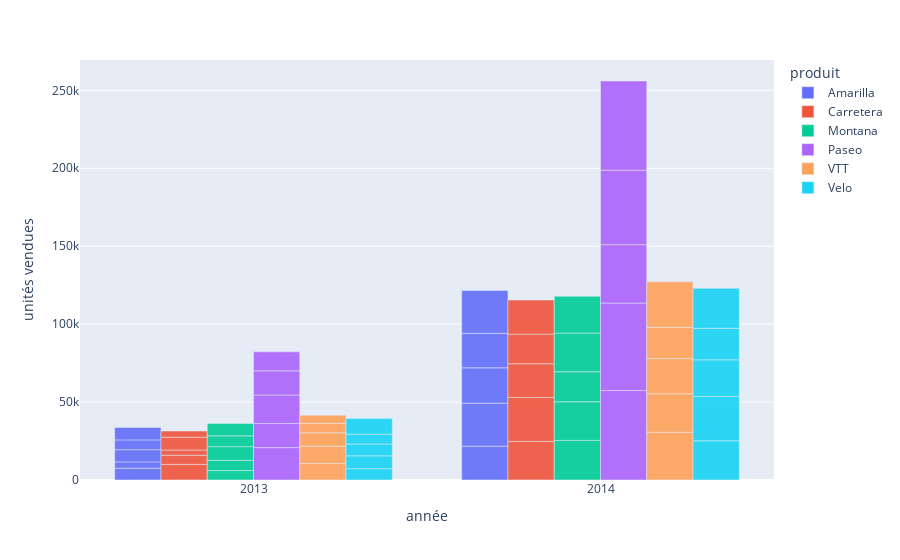

Write notebook code for a chart like this one.
### Code cell
df_production = df.groupby(["pays","produit","année"],as_index=False)["unités vendues"].sum()
barchart_production = px.bar(
    data_frame= df_production,
    x="année",
    y="unités vendues",
    color="produit",               
    opacity=0.9,                  
    orientation="v",              
    barmode='group',
    hover_name = "pays") 
barchart_production

### Figure 1 — Plotly figure (JSON) as saved in the notebook; plotly's stock layout.template omitted (floating-point values rounded to 4 significant figures)
{"data": [{"alignmentgroup": "True", "hovertemplate": "<b>%{hovertext}</b><br><br>produit=Amarilla<br>année=%{x}<br>unités vendues=%{y}<extra></extra>", "hovertext": ["Canada", "Canada", "France", "France", "Germany", "Germany", "Mexico", "Mexico", "United States of America", "United States of America"], "legendgroup": "Amarilla", "marker": {"color": "#636efa", "opacity": 0.9, "pattern": {"shape": ""}}, "name": "Amarilla", "offsetgroup": "Amarilla", "orientation": "v", "showlegend": true, "textposition": "auto", "type": "bar", "x": ["2013", "2014", "2013", "2014", "2013", "2014", "2013", "2014", "2013", "2014"], "xaxis": "x", "y": [7510, 21722, 4106, 27497, 7859, 22760.0, 6263, 22133, 7950, 27520.0], "yaxis": "y"}, {"alignmentgroup": "True", "hovertemplate": "<b>%{hovertext}</b><br><br>produit=Carretera<br>année=%{x}<br>unités vendues=%{y}<extra></extra>", "hovertext": ["Canada", "Canada", "France", "France", "Germany", "Germany", "Mexico", "Mexico", "United States of America", "United States of America"], "legendgroup": "Carretera", "marker": {"color": "#EF553B", "opacity": 0.9, "pattern": {"shape": ""}}, "name": "Carretera", "offsetgroup": "Carretera", "orientation": "v", "showlegend": true, "textposition": "auto", "type": "bar", "x": ["2013", "2014", "2013", "2014", "2013", "2014", "2013", "2014", "2013", "2014"], "xaxis": "x", "y": [10034, 24770, 5848, 28208, 3325, 21619, 8222, 19002, 3975, 21843], "yaxis": "y"}, {"alignmentgroup": "True", "hovertemplate": "<b>%{hovertext}</b><br><br>produit=Montana<br>année=%{x}<br>unités vendues=%{y}<extra></extra>", "hovertext": ["Canada", "Canada", "France", "France", "Germany", "Germany", "Mexico", "Mexico", "United States of America", "United States of America"], "legendgroup": "Montana", "marker": {"color": "#00cc96", "opacity": 0.9, "pattern": {"shape": ""}}, "name": "Montana", "offsetgroup": "Montana", "orientation": "v", "showlegend": true, "textposition": "auto", "type": "bar", "x": ["2013", "2014", "2013", "2014", "2013", "2014", "2013", "2014", "2013", "2014"], "xaxis": "x", "y": [6090, 25400.0, 6525, 24757, 8782, 19279, 6922, 24832, 7961, 23650.0], "yaxis": "y"}, {"alignmentgroup": "True", "hovertemplate": "<b>%{hovertext}</b><br><br>produit=Paseo<br>année=%{x}<br>unités vendues=%{y}<extra></extra>", "hovertext": ["Canada", "Canada", "France", "France", "Germany", "Germany", "Mexico", "Mexico", "United States of America", "United States of America"], "legendgroup": "Paseo", "marker": {"color": "#ab63fa", "opacity": 0.9, "pattern": {"shape": ""}}, "name": "Paseo", "offsetgroup": "Paseo", "orientation": "v", "showlegend": true, "textposition": "auto", "type": "bar", "x": ["2013", "2014", "2013", "2014", "2013", "2014", "2013", "2014", "2013", "2014"], "xaxis": "x", "y": [20783, 57410.0, 15510, 56096, 18206, 37490.0, 15529, 47753, 12219, 57250.0], "yaxis": "y"}, {"alignmentgroup": "True", "hovertemplate": "<b>%{hovertext}</b><br><br>produit=VTT<br>année=%{x}<br>unités vendues=%{y}<extra></extra>", "hovertext": ["Canada", "Canada", "France", "France", "Germany", "Germany", "Mexico", "Mexico", "United States of America", "United States of America"], "legendgroup": "VTT", "marker": {"color": "#FFA15A", "opacity": 0.9, "pattern": {"shape": ""}}, "name": "VTT", "offsetgroup": "VTT", "orientation": "v", "showlegend": true, "textposition": "auto", "type": "bar", "x": ["2013", "2014", "2013", "2014", "2013", "2014", "2013", "2014", "2013", "2014"], "xaxis": "x", "y": [10606, 30640.0, 11112, 24660.0, 8541, 22590, 6076, 20053, 5249, 29251], "yaxis": "y"}, {"alignmentgroup": "True", "hovertemplate": "<b>%{hovertext}</b><br><br>produit=Velo<br>année=%{x}<br>unités vendues=%{y}<extra></extra>", "hovertext": ["Canada", "Canada", "France", "France", "Germany", "Germany", "Mexico", "Mexico", "United States of America", "United States of America"], "legendgroup": "Velo", "marker": {"color": "#19d3f3", "opacity": 0.9, "pattern": {"shape": ""}}, "name": "Velo", "offsetgroup": "Velo", "orientation": "v", "showlegend": true, "textposition": "auto", "type": "bar", "x": ["2013", "2014", "2013", "2014", "2013", "2014", "2013", "2014", "2013", "2014"], "xaxis": "x", "y": [7268, 25196, 8225, 28380.0, 7559, 23491, 6293, 20247, 10126, 25635], "yaxis": "y"}], "layout": {"barmode": "group", "legend": {"title": {"text": "produit"}, "tracegroupgap": 0}, "margin": {"t": 60}, "xaxis": {"anchor": "y", "domain": [0, 1], "title": {"text": "année"}}, "yaxis": {"anchor": "x", "domain": [0, 1], "title": {"text": "unités vendues"}}}}
